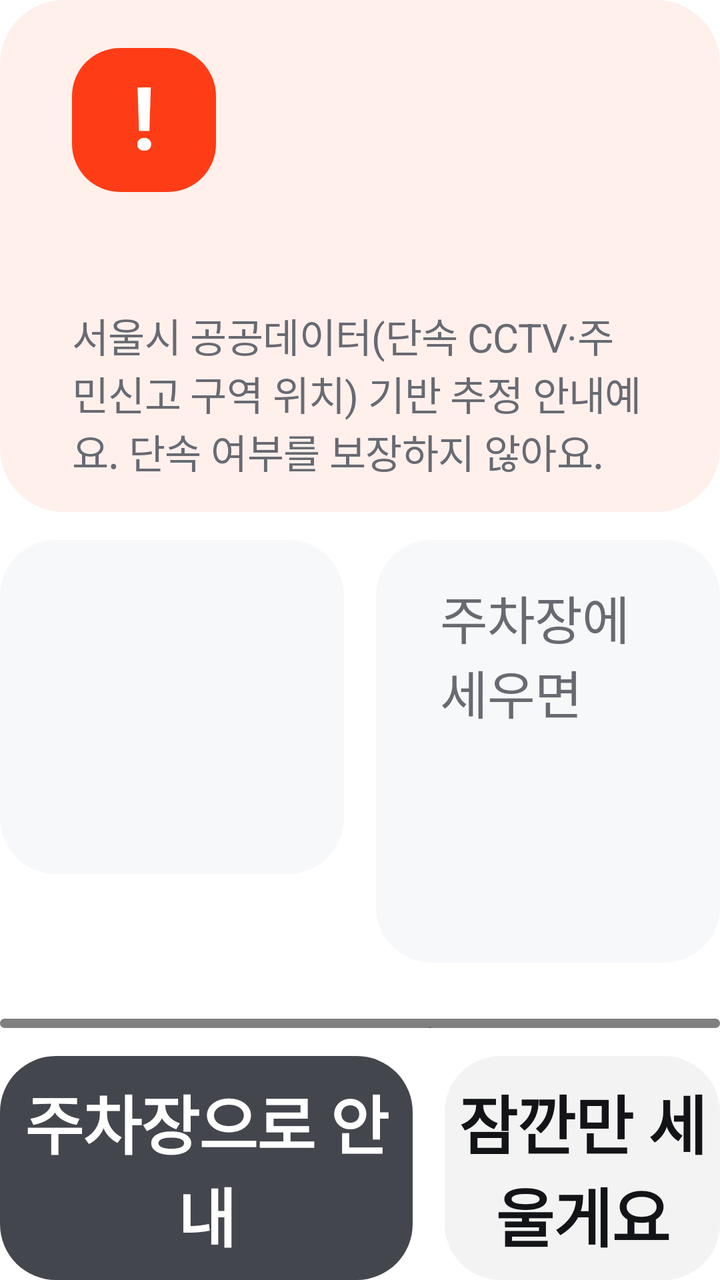
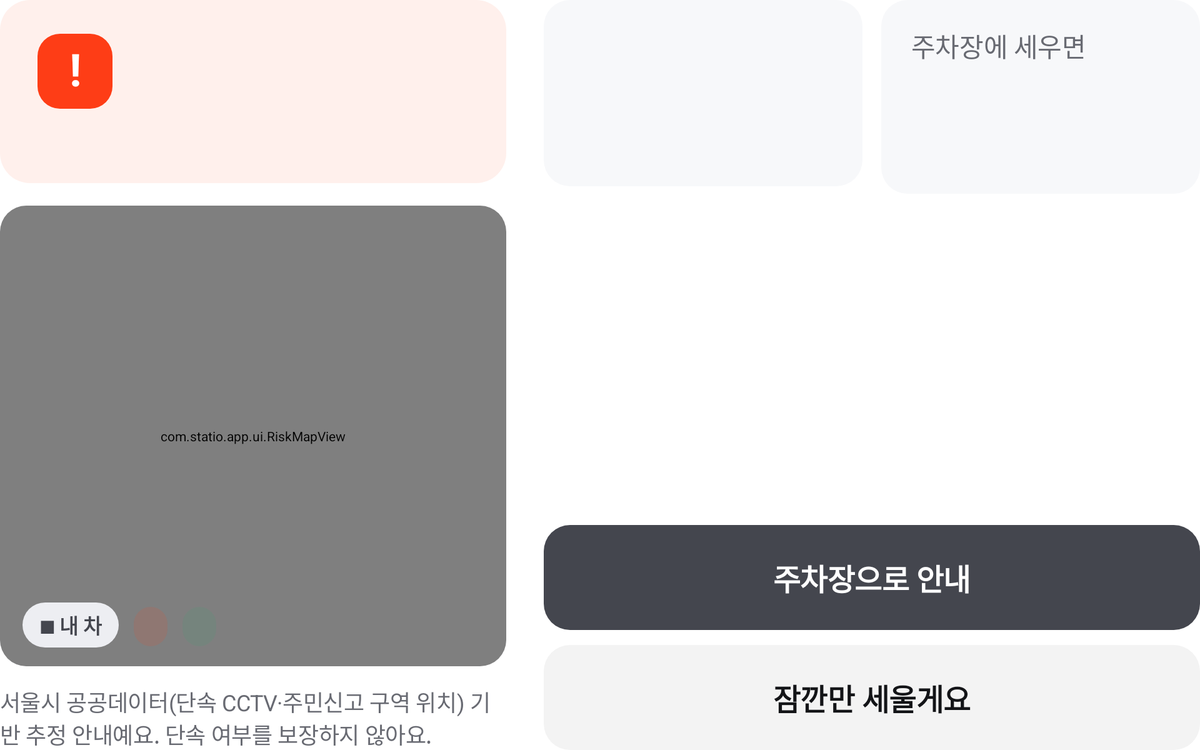

The same Android screen from two of the app's own layout files: first res/layout/ as a phone draws it, then the repository's variant for another configuration, drawn on a device whose configuration selects that folder. Both files follow.
<!-- AndroidManifest.xml: application theme Theme.Statio -->
<!-- res/layout/screen_check.xml -->
<?xml version="1.0" encoding="utf-8"?>
<LinearLayout xmlns:android="http://schemas.android.com/apk/res/android"
    android:layout_width="match_parent"
    android:layout_height="match_parent"
    android:orientation="vertical">

    <LinearLayout
        android:id="@+id/verdict_box"
        android:layout_width="match_parent"
        android:layout_height="wrap_content"
        android:background="@drawable/bg_warn"
        android:orientation="vertical"
        android:paddingStart="36dp"
        android:paddingTop="24dp"
        android:paddingEnd="36dp"
        android:paddingBottom="16dp">

        <LinearLayout
            android:layout_width="match_parent"
            android:layout_height="wrap_content"
            android:gravity="center_vertical"
            android:orientation="horizontal">

            <TextView
                android:id="@+id/verdict_icon"
                style="@style/Text"
                android:layout_width="72dp"
                android:layout_height="72dp"
                android:background="@drawable/bg_icon_bad"
                android:gravity="center"
                android:text="!"
                android:textColor="@color/basic_00"
                android:textSize="44sp"
                android:textStyle="bold" />

            <TextView
                android:id="@+id/verdict_title"
                style="@style/Text.TitleL"
                android:layout_width="0dp"
                android:layout_height="wrap_content"
                android:layout_marginStart="20dp"
                android:layout_weight="1"
                android:textColor="@color/negative" />
        </LinearLayout>

        <TextView
            android:id="@+id/verdict_place"
            style="@style/Text.BodyM"
            android:layout_width="match_parent"
            android:layout_height="wrap_content"
            android:layout_marginTop="14dp"
            android:layout_marginBottom="6dp"
            android:textColor="@color/text_2" />

        <LinearLayout
            android:id="@+id/risk_list"
            android:layout_width="match_parent"
            android:layout_height="wrap_content"
            android:orientation="vertical" />

        <TextView
            style="@style/Text.LabelS"
            android:layout_width="match_parent"
            android:layout_height="wrap_content"
            android:layout_marginTop="4dp"
            android:text="@string/notice" />
    </LinearLayout>

    <LinearLayout
        android:layout_width="match_parent"
        android:layout_height="wrap_content"
        android:layout_marginTop="14dp"
        android:orientation="horizontal">

        <LinearLayout
            style="@style/CheckCard"
            android:layout_width="0dp"
            android:layout_height="wrap_content"
            android:layout_weight="1"
            android:orientation="vertical">

            <TextView
                android:id="@+id/fine_label"
                style="@style/Text.BodyS"
                android:layout_width="wrap_content"
                android:layout_height="wrap_content"
                android:textColor="@color/text_3" />

            <TextView
                android:id="@+id/fine_value"
                style="@style/Text.HeadlineS"
                android:layout_width="wrap_content"
                android:layout_height="wrap_content"
                android:layout_marginTop="6dp"
                android:textColor="@color/negative" />

            <TextView
                android:id="@+id/fine_note"
                style="@style/Text.LabelM"
                android:layout_width="wrap_content"
                android:layout_height="wrap_content"
                android:layout_marginTop="6dp" />
        </LinearLayout>

        <LinearLayout
            style="@style/CheckCard"
            android:layout_width="0dp"
            android:layout_height="wrap_content"
            android:layout_marginStart="16dp"
            android:layout_weight="1"
            android:orientation="vertical">

            <TextView
                style="@style/Text.BodyS"
                android:layout_width="wrap_content"
                android:layout_height="wrap_content"
                android:text="주차장에 세우면"
                android:textColor="@color/text_3" />

            <TextView
                android:id="@+id/lot_fee_value"
                style="@style/Text.HeadlineS"
                android:layout_width="wrap_content"
                android:layout_height="wrap_content"
                android:layout_marginTop="6dp"
                android:textColor="@color/active" />

            <TextView
                android:id="@+id/lot_fee_note"
                style="@style/Text.LabelM"
                android:layout_width="wrap_content"
                android:layout_height="wrap_content"
                android:layout_marginTop="6dp" />
        </LinearLayout>
    </LinearLayout>

    <LinearLayout
        android:id="@+id/lot_list"
        android:layout_width="match_parent"
        android:layout_height="wrap_content"
        android:layout_marginTop="14dp"
        android:orientation="vertical" />

    
    <FrameLayout
        android:id="@+id/map_card"
        android:layout_width="match_parent"
        android:layout_height="0dp"
        android:layout_marginTop="14dp"
        android:layout_weight="1"
        android:background="@drawable/bg_map"
        android:clipToOutline="true">

        <com.statio.app.ui.RiskMapView
            android:id="@+id/risk_map"
            android:layout_width="match_parent"
            android:layout_height="match_parent" />

        <LinearLayout
            android:layout_width="wrap_content"
            android:layout_height="wrap_content"
            android:layout_gravity="bottom|start"
            android:layout_marginStart="20dp"
            android:layout_marginBottom="16dp"
            android:orientation="horizontal"
            android:visibility="gone">

            <TextView
                android:id="@+id/legend_risk"
                style="@style/Chip"
                android:layout_width="wrap_content"
                android:layout_height="wrap_content"
                android:background="@drawable/bg_chip_bad"
                android:textColor="@color/negative" />

            <TextView
                android:id="@+id/legend_lot"
                style="@style/Chip"
                android:layout_width="wrap_content"
                android:layout_height="wrap_content"
                android:layout_marginStart="12dp"
                android:background="@drawable/bg_chip_ok"
                android:textColor="@color/active_text" />
        </LinearLayout>
    </FrameLayout>

    <LinearLayout
        android:layout_width="match_parent"
        android:layout_height="wrap_content"
        android:layout_marginTop="14dp"
        android:orientation="horizontal">

        <TextView
            android:id="@+id/btn_route"
            style="@style/Button.Filled"
            android:layout_width="0dp"
            android:layout_weight="3"
            android:text="주차장으로 안내" />

        <TextView
            android:id="@+id/btn_dismiss"
            style="@style/Button.Basic"
            android:layout_width="0dp"
            android:layout_marginStart="16dp"
            android:layout_weight="2"
            android:text="잠깐만 세울게요" />
    </LinearLayout>
</LinearLayout>
<!-- resources referenced by this layout -->
<resources>
  <color name="active">#02C265</color>
  <color name="active_text">#02A457</color>
  <color name="basic_00">#FFFFFF</color>
  <color name="negative">#FE3D16</color>
  <color name="text_2">@color/basic_600</color>
  <color name="text_3">@color/basic_500</color>
  <!-- drawable bg_icon_bad (drawable) -->
  <?xml version="1.0" encoding="utf-8"?>
  <shape xmlns:android="http://schemas.android.com/apk/res/android" android:shape="rectangle">
      <solid android:color="@color/negative" />
      <corners android:radius="24dp" />
  </shape>
  <!-- drawable bg_map (drawable) -->
  <?xml version="1.0" encoding="utf-8"?>
  <shape xmlns:android="http://schemas.android.com/apk/res/android" android:shape="rectangle">
      <solid android:color="@color/basic_100" />
      <corners android:radius="28dp" />
  </shape>
  <!-- drawable bg_warn (drawable) -->
  <?xml version="1.0" encoding="utf-8"?>
  <shape xmlns:android="http://schemas.android.com/apk/res/android" android:shape="rectangle">
      <solid android:color="@color/negative_tint" />
      <corners android:radius="32dp" />
  </shape>
  <string name="notice">서울시 공공데이터(단속 CCTV·주민신고 구역 위치) 기반 추정 안내예요. 단속 여부를 보장하지 않아요.</string>
  <style name="Button.Basic">
          <item name="android:background">@drawable/bg_button_basic</item>
      </style>
  <style name="Button.Filled">
          <item name="android:background">@drawable/bg_button_filled</item>
          <item name="android:textColor">@color/basic_00</item>
      </style>
  <style name="CheckCard" parent="Card">
          <item name="android:paddingTop">20dp</item>
          <item name="android:paddingBottom">20dp</item>
      </style>
  <style name="Text">
          <item name="android:textColor">@color/text_1</item>
          <item name="android:includeFontPadding">false</item>
          <item name="android:letterSpacing">-0.01</item>
      </style>
  <style name="Text.BodyM">
          <item name="android:textSize">28sp</item>
      </style>
  <style name="Text.BodyS">
          <item name="android:textSize">26sp</item>
      </style>
  <style name="Text.HeadlineS">
          <item name="android:textSize">48sp</item>
          <item name="android:textStyle">bold</item>
      </style>
  <style name="Text.LabelM">
          <item name="android:textSize">24sp</item>
          <item name="android:textColor">@color/text_3</item>
      </style>
  <style name="Text.LabelS">
          <item name="android:textSize">20sp</item>
          <item name="android:textColor">@color/text_3</item>
      </style>
  <style name="Text.TitleL">
          <item name="android:textSize">40sp</item>
          <item name="android:textStyle">bold</item>
      </style>
  <style name="Theme.Statio" parent="@android:style/Theme.DeviceDefault.Light.NoActionBar">
          <item name="android:windowBackground">@color/basic_00</item>
          <item name="android:colorAccent">@color/basic_900</item>
      </style>
  <color name="basic_600">#44464E</color>
  <color name="basic_500">#686A72</color>
  <color name="negative_chip">#1FFE3D16</color>
  <color name="active_tint">#1402C265</color>
  <color name="basic_100">#EDEEF2</color>
  <color name="negative_tint">#14FE3D16</color>
  <!-- drawable bg_chip (drawable) -->
  <?xml version="1.0" encoding="utf-8"?>
  <shape xmlns:android="http://schemas.android.com/apk/res/android" android:shape="rectangle">
      <solid android:color="@color/basic_100" />
      <corners android:radius="999dp" />
  </shape>
  <color name="text_1">@color/basic_900</color>
  <color name="basic_900">#131417</color>
  <color name="button_basic">#0D131417</color>
  <!-- drawable bg_card (drawable) -->
  <?xml version="1.0" encoding="utf-8"?>
  <shape xmlns:android="http://schemas.android.com/apk/res/android" android:shape="rectangle">
      <solid android:color="@color/basic_50" />
      <corners android:radius="28dp" />
  </shape>
  <color name="basic_50">#F7F8FA</color>
  <!-- some entries are left out for length -->
</resources>
<!-- res/layout-w1200dp/screen_check.xml (the repository's variant of the layout above) -->
<!-- drawn on a large tablet held sideways -->
<?xml version="1.0" encoding="utf-8"?>
<LinearLayout xmlns:android="http://schemas.android.com/apk/res/android"
    android:layout_width="match_parent"
    android:layout_height="match_parent"
    android:orientation="horizontal">

    <LinearLayout
        android:layout_width="0dp"
        android:layout_height="match_parent"
        android:layout_weight="1"
        android:orientation="vertical">

        <LinearLayout
            android:id="@+id/verdict_box"
            android:layout_width="match_parent"
            android:layout_height="wrap_content"
            android:background="@drawable/bg_warn"
            android:orientation="vertical"
            android:paddingStart="40dp"
            android:paddingTop="36dp"
            android:paddingEnd="40dp"
            android:paddingBottom="20dp">

            <LinearLayout
                android:layout_width="match_parent"
                android:layout_height="wrap_content"
                android:gravity="center_vertical"
                android:orientation="horizontal">

                <TextView
                    android:id="@+id/verdict_icon"
                    style="@style/Text"
                    android:layout_width="80dp"
                    android:layout_height="80dp"
                    android:background="@drawable/bg_icon_bad"
                    android:gravity="center"
                    android:text="!"
                    android:textColor="@color/basic_00"
                    android:textSize="48sp"
                    android:textStyle="bold" />

                <TextView
                    android:id="@+id/verdict_title"
                    style="@style/Text.HeadlineS"
                    android:layout_width="0dp"
                    android:layout_height="wrap_content"
                    android:layout_marginStart="20dp"
                    android:layout_weight="1"
                    android:textColor="@color/negative" />
            </LinearLayout>

            <TextView
                android:id="@+id/verdict_place"
                style="@style/Text.BodyL"
                android:layout_width="match_parent"
                android:layout_height="wrap_content"
                android:layout_marginTop="16dp"
                android:layout_marginBottom="8dp"
                android:textColor="@color/text_2" />

            <LinearLayout
                android:id="@+id/risk_list"
                android:layout_width="match_parent"
                android:layout_height="wrap_content"
                android:orientation="vertical" />
        </LinearLayout>

        <FrameLayout
            android:id="@+id/map_card"
            android:layout_width="match_parent"
            android:layout_height="0dp"
            android:layout_marginTop="24dp"
            android:layout_weight="1"
            android:background="@drawable/bg_map"
            android:clipToOutline="true">

            <com.statio.app.ui.RiskMapView
                android:id="@+id/risk_map"
                android:layout_width="match_parent"
                android:layout_height="match_parent" />

            <LinearLayout
                android:layout_width="wrap_content"
                android:layout_height="wrap_content"
                android:layout_gravity="bottom|start"
                android:layout_marginStart="24dp"
                android:layout_marginBottom="20dp"
                android:orientation="horizontal">

                <TextView
                    style="@style/Chip"
                    android:layout_width="wrap_content"
                    android:layout_height="wrap_content"
                    android:background="@drawable/bg_chip"
                    android:text="■ 내 차" />

                <TextView
                    android:id="@+id/legend_risk"
                    style="@style/Chip"
                    android:layout_width="wrap_content"
                    android:layout_height="wrap_content"
                    android:layout_marginStart="16dp"
                    android:background="@drawable/bg_chip_bad"
                    android:textColor="@color/negative" />

                <TextView
                    android:id="@+id/legend_lot"
                    style="@style/Chip"
                    android:layout_width="wrap_content"
                    android:layout_height="wrap_content"
                    android:layout_marginStart="16dp"
                    android:background="@drawable/bg_chip_ok"
                    android:textColor="@color/active_text" />
            </LinearLayout>
        </FrameLayout>

        <TextView
            android:id="@+id/notice"
            style="@style/Text.LabelM"
            android:layout_width="match_parent"
            android:layout_height="wrap_content"
            android:layout_marginTop="20dp"
            android:text="@string/notice" />
    </LinearLayout>

    <LinearLayout
        android:layout_width="700dp"
        android:layout_height="match_parent"
        android:layout_marginStart="40dp"
        android:orientation="vertical">

        <LinearLayout
            android:layout_width="match_parent"
            android:layout_height="wrap_content"
            android:orientation="horizontal">

            <LinearLayout
                style="@style/Card"
                android:layout_width="0dp"
                android:layout_height="wrap_content"
                android:layout_weight="1"
                android:orientation="vertical">

                <TextView
                    android:id="@+id/fine_label"
                    style="@style/Text.BodyM"
                    android:layout_width="wrap_content"
                    android:layout_height="wrap_content"
                    android:textColor="@color/text_3" />

                <TextView
                    android:id="@+id/fine_value"
                    style="@style/Text.HeadlineM"
                    android:layout_width="wrap_content"
                    android:layout_height="wrap_content"
                    android:layout_marginTop="8dp"
                    android:textColor="@color/negative" />

                <TextView
                    android:id="@+id/fine_note"
                    style="@style/Text.LabelM"
                    android:layout_width="wrap_content"
                    android:layout_height="wrap_content"
                    android:layout_marginTop="8dp" />
            </LinearLayout>

            <LinearLayout
                style="@style/Card"
                android:layout_width="0dp"
                android:layout_height="wrap_content"
                android:layout_marginStart="20dp"
                android:layout_weight="1"
                android:orientation="vertical">

                <TextView
                    style="@style/Text.BodyM"
                    android:layout_width="wrap_content"
                    android:layout_height="wrap_content"
                    android:text="주차장에 세우면"
                    android:textColor="@color/text_3" />

                <TextView
                    android:id="@+id/lot_fee_value"
                    style="@style/Text.HeadlineM"
                    android:layout_width="wrap_content"
                    android:layout_height="wrap_content"
                    android:layout_marginTop="8dp"
                    android:textColor="@color/active" />

                <TextView
                    android:id="@+id/lot_fee_note"
                    style="@style/Text.LabelM"
                    android:layout_width="wrap_content"
                    android:layout_height="wrap_content"
                    android:layout_marginTop="8dp" />
            </LinearLayout>
        </LinearLayout>

        <LinearLayout
            android:id="@+id/lot_list"
            android:layout_width="match_parent"
            android:layout_height="wrap_content"
            android:layout_marginTop="24dp"
            android:orientation="vertical" />

        <View
            android:layout_width="match_parent"
            android:layout_height="0dp"
            android:layout_weight="1" />

        <TextView
            android:id="@+id/btn_route"
            style="@style/Button.Filled"
            android:layout_width="match_parent"
            android:text="주차장으로 안내" />

        <TextView
            android:id="@+id/btn_dismiss"
            style="@style/Button.Basic"
            android:layout_width="match_parent"
            android:layout_marginTop="16dp"
            android:text="잠깐만 세울게요" />
    </LinearLayout>
</LinearLayout>
<!-- resources referenced by the variant -->
<!-- as a large tablet held sideways resolves them -->
<resources>
  <color name="active">#02C265</color>
  <color name="active_text">#02A457</color>
  <color name="basic_00">#FFFFFF</color>
  <color name="negative">#FE3D16</color>
  <color name="text_2">@color/basic_600</color>
  <color name="text_3">@color/basic_500</color>
  <!-- drawable bg_chip (drawable) -->
  <?xml version="1.0" encoding="utf-8"?>
  <shape xmlns:android="http://schemas.android.com/apk/res/android" android:shape="rectangle">
      <solid android:color="@color/basic_100" />
      <corners android:radius="999dp" />
  </shape>
  <!-- drawable bg_chip_ok (drawable) -->
  <?xml version="1.0" encoding="utf-8"?>
  <shape xmlns:android="http://schemas.android.com/apk/res/android" android:shape="rectangle">
      <solid android:color="@color/active_tint" />
      <corners android:radius="999dp" />
  </shape>
  <!-- drawable bg_icon_bad (drawable) -->
  <?xml version="1.0" encoding="utf-8"?>
  <shape xmlns:android="http://schemas.android.com/apk/res/android" android:shape="rectangle">
      <solid android:color="@color/negative" />
      <corners android:radius="24dp" />
  </shape>
  <!-- drawable bg_map (drawable) -->
  <?xml version="1.0" encoding="utf-8"?>
  <shape xmlns:android="http://schemas.android.com/apk/res/android" android:shape="rectangle">
      <solid android:color="@color/basic_100" />
      <corners android:radius="28dp" />
  </shape>
  <!-- drawable bg_warn (drawable) -->
  <?xml version="1.0" encoding="utf-8"?>
  <shape xmlns:android="http://schemas.android.com/apk/res/android" android:shape="rectangle">
      <solid android:color="@color/negative_tint" />
      <corners android:radius="32dp" />
  </shape>
  <string name="notice">서울시 공공데이터(단속 CCTV·주민신고 구역 위치) 기반 추정 안내예요. 단속 여부를 보장하지 않아요.</string>
  <style name="Button.Basic">
          <item name="android:background">@drawable/bg_button_basic</item>
      </style>
  <style name="Button.Filled">
          <item name="android:background">@drawable/bg_button_filled</item>
          <item name="android:textColor">@color/basic_00</item>
      </style>
  <style name="Text">
          <item name="android:textColor">@color/text_1</item>
          <item name="android:includeFontPadding">false</item>
          <item name="android:letterSpacing">-0.01</item>
      </style>
  <style name="Text.BodyL">
          <item name="android:textSize">30sp</item>
      </style>
  <style name="Text.BodyM">
          <item name="android:textSize">28sp</item>
      </style>
  <style name="Text.HeadlineM">
          <item name="android:textSize">56sp</item>
          <item name="android:textStyle">bold</item>
      </style>
  <style name="Text.HeadlineS">
          <item name="android:textSize">48sp</item>
          <item name="android:textStyle">bold</item>
      </style>
  <style name="Text.LabelM">
          <item name="android:textSize">24sp</item>
          <item name="android:textColor">@color/text_3</item>
      </style>
  <style name="Theme.Statio" parent="@android:style/Theme.DeviceDefault.Light.NoActionBar">
          <item name="android:windowBackground">@color/basic_00</item>
          <item name="android:colorAccent">@color/basic_900</item>
      </style>
  <color name="basic_600">#44464E</color>
  <color name="basic_500">#686A72</color>
  <color name="basic_100">#EDEEF2</color>
  <color name="negative_chip">#1FFE3D16</color>
  <color name="active_tint">#1402C265</color>
  <color name="negative_tint">#14FE3D16</color>
  <!-- drawable bg_card (drawable) -->
  <?xml version="1.0" encoding="utf-8"?>
  <shape xmlns:android="http://schemas.android.com/apk/res/android" android:shape="rectangle">
      <solid android:color="@color/basic_50" />
      <corners android:radius="28dp" />
  </shape>
  <color name="text_1">@color/basic_900</color>
  <color name="basic_900">#131417</color>
  <color name="button_basic">#0D131417</color>
  <color name="basic_50">#F7F8FA</color>
  <!-- some entries are left out for length -->
</resources>
